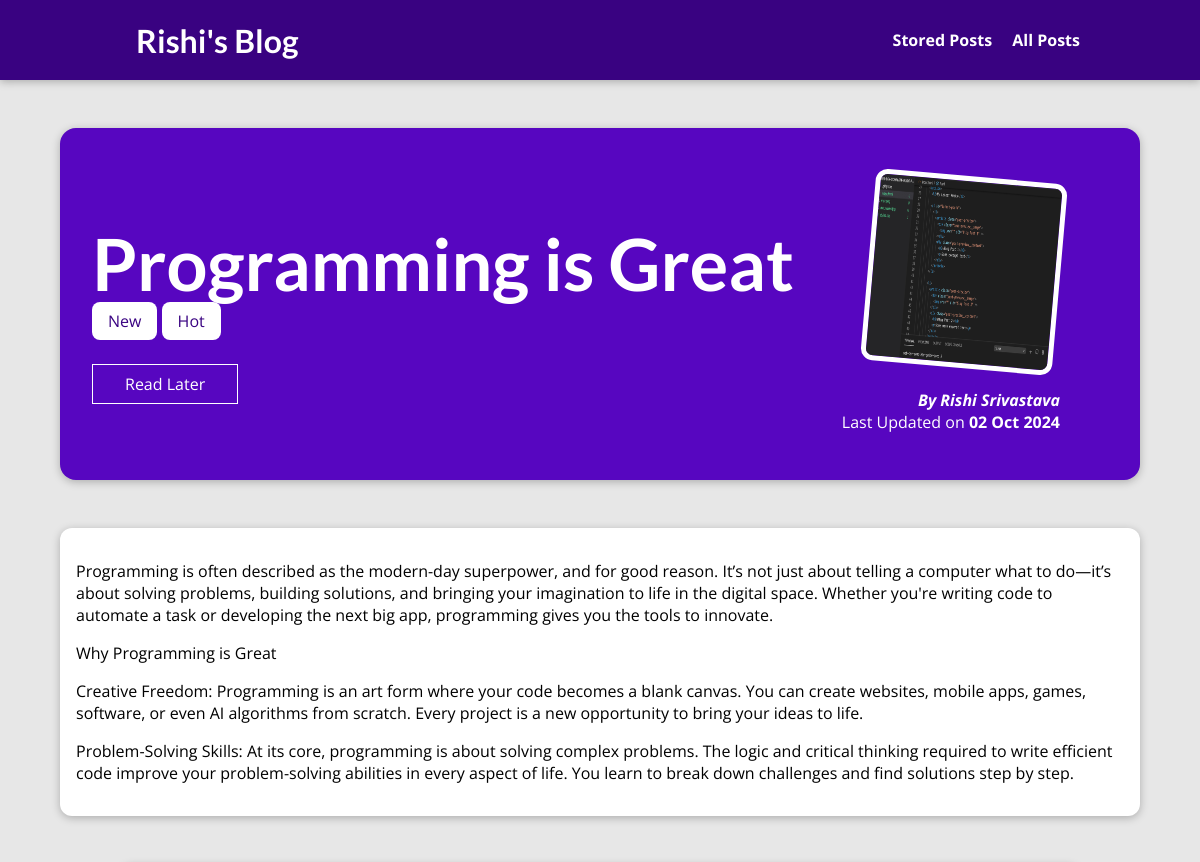
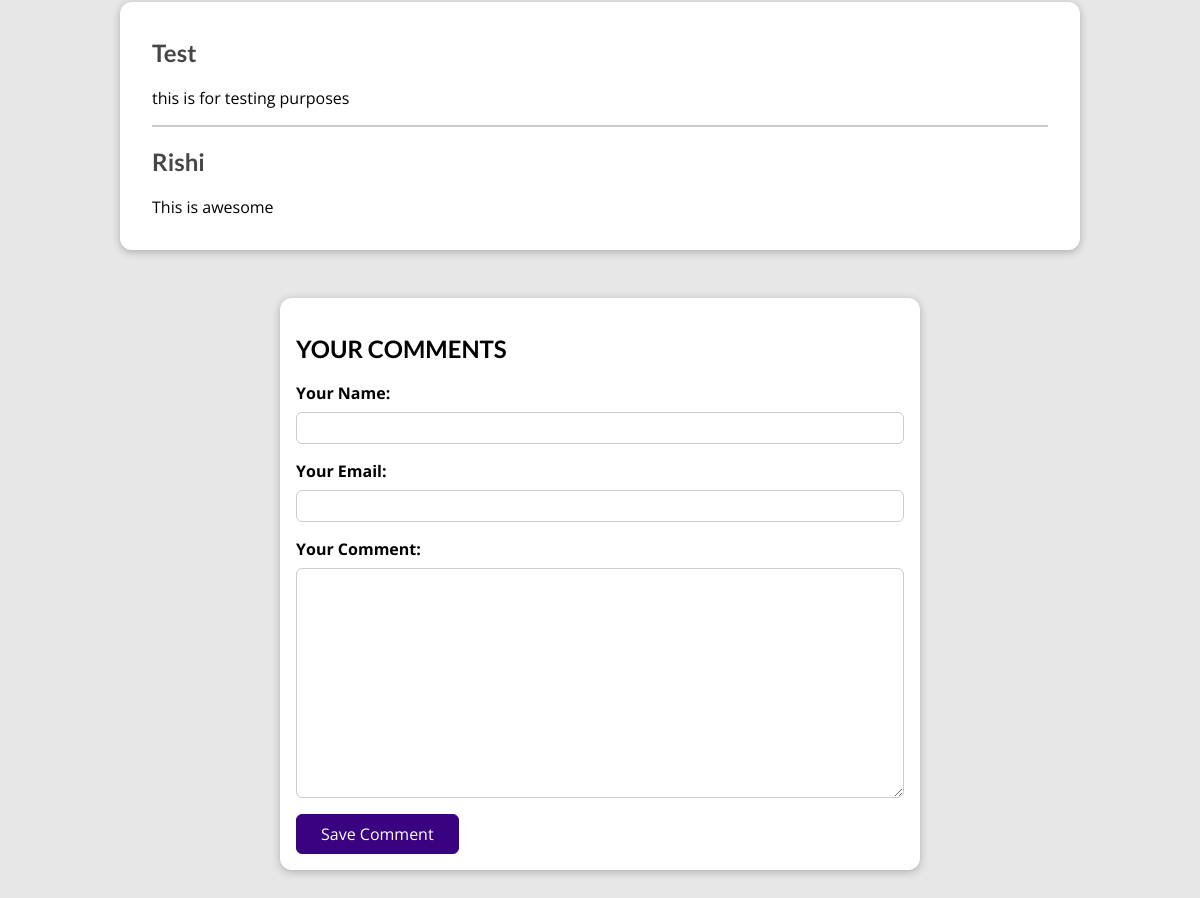
Page /posts/programming-is-fun on the committed database (2 pictures, top to bottom).
### blog/models.py (models this page shows, shortened)
class Post(models.Model):
    title = models.CharField(max_length=150)
    excerpt = models.CharField(max_length=200)
    image = models.ImageField(upload_to="posts", null=True)
    date = models.DateField(auto_now=True)
    slug = models.SlugField(unique=True, db_index=True)
    content = models.TextField(validators=[MinLengthValidator(10)])
    author = models.ForeignKey(
        Author, on_delete=models.SET_NULL,null=True, related_name="posts")
    tags = models.ManyToManyField(Tag)

class Tag(models.Model):
    caption = models.CharField(max_length=20)

class Author(models.Model):
    first_name = models.CharField(max_length=100)
    last_name = models.CharField(max_length=100)
    email_address = models.EmailField()
    def full_name(self):
        return f"{self.first_name} {self.last_name}"
    def __str__(self):
        return self.full_name()

class Comment(models.Model):
    user_name = models.CharField(max_length = 120)
    user_email = models.EmailField()
    text = models.TextField(max_length=400)
    post = models.ForeignKey(Post, on_delete=models.CASCADE, related_name="comments")

### blog/views.py (the view, shortened to what this page needs)
# urls.py: path("posts/<slug:slug>",views.SinglePostView.as_view(),name="post-detail-page"),
class SinglePostView(View):
    def is_stored_post(self,request, post_id):
        stored_posts = request.session.get("stored_posts")
        if stored_posts is not None:
            is_save_for_later = post_id in stored_posts
        else:
            is_save_for_later = False
        return is_save_for_later
    def get(self, request, slug):
        post = Post.objects.get(slug=slug)
        context = {
            "post": post,
            "post_tags": post.tags.all(),
            "comment_form": CommentForm(),
            "comments": post.comments.all().order_by("-id"),
            "saved_later":self.is_stored_post(request,post.id)
        }
        return render(request, "blog/post-detail.html", context)

### blog/forms.py
class CommentForm(forms.ModelForm):
    class Meta:
        model = Comment
        exclude = ["post"]
        labels = {
            "user_name" : "Your Name",
            "user_email": "Your Email",
            "text":"Your Comment"
            }

### blog/templates/blog/post-detail.html (shortened to what this page needs)
{%extends "base.html"%}
{%load static%}
{% block css_files %}
<link rel="stylesheet" href="{% static "blog/post-detail.css" %}"/>
{%endblock%}
{%block content%}
    <section id="summary">
        <h2>{{post.title}}</h2>
        <div>
            {%for tag in post_tags%}
            <span class="tag">{{tag.caption}}</span>
            {%endfor%}
        </div>
        <div id="read-later">
            <form action="{% url "read-later" %}" method="POST">
                <button>
                    {%if saved_later%}
                        Remove from "Read Later"
                    {%else%}
                        Read Later
                    {%endif%}
                </button>
            </form>
        </div>
        <article>
            <img src="{{ post.image.url }}" alt="{{post.title}}"/>
            <address>By <a href="mailto:{{post.author.email_address}}">{{post.author}}</a></address>
            <div>
                Last Updated on <time>{{post.date | date:"d M Y"}}</time>
            </div>
        </article>
    </section>
    <main>
           {{post.content |linebreaks}}
    </main>
    <section id="comments">
        <ul>
            {%for comment in comments%}
            <li>
                <h2>{{ comment.user_name }}</h1>
                <p>{{comment.text|linebreaks}}</p>
            </li>
            {%endfor%}
        </ul>
    </section>
    <section id="comment-form">
        <form action="{% url "post-detail-page" post.slug %}" method="POST">
            <h1>YOUR COMMENTS</h1>
            {% for form_field in comment_form  %}
                <div class="form-control {%if form_field.errors%}invalid{%endif%}">
                    {{ form_field.label_tag }}
                    {{ form_field }}
                </div>
            {%endfor%}
            <button>Save Comment</button>
        </form>
    </section>
{%endblock %}

### templates/base.html (shortened to what this page needs)
{%load static%}
<!DOCTYPE html>
<html lang="en">
    <head>
        <link rel="stylesheet" href="{% static "app.css" %}" >
        {% block css_files %}
         {% endblock %}
    </head>
    <body>
        <header id="main-navigation">
            <h1><a href="{% url "starting-page"%}"> Rishi's Blog </a></h1>
            <nav>
              <a href="{% url "read-later" %}">Stored Posts</a>
              <a href="{% url "posts-page" %}">All Posts</a>
            </nav>
          </header>
        {% block content %}
        {% endblock %}
    </body>
</html>

### static/app.css (style rules this page uses)
* { box-sizing: border-box; }
html { font-family: 'Open Sans', 'Lato', sans-serif; }
body { margin: 0; }
h1, h2, h3 { font-family: 'Lato', sans-serif; font-weight: bold; }
#main-navigation { width: 100%; height: 5rem; display: flex; justify-content: space-between; align-items: center; padding: 0 10%; position: absolute; top: 0; left: 0; }
#main-navigation a { text-decoration: none; color: white; font-weight: bold; margin-left: 1rem; }

### blog/static/blog/post-detail.css (style rules this page uses)
body { background-color: #e7e7e7; }
#main-navigation { background-color: #390281; box-shadow: 0 2px 8px rgba(0, 0, 0, 0.25); }
#summary { margin: 8rem auto 3rem auto; padding: 2rem; width: 90%; max-width: 90rem; border-radius: 16px; background-color: #5706c0; position: relative; box-shadow: 0 2px 8px rgba(0, 0, 0, 0.25); height: 22rem; }
#summary h2 { color: white; font-size: 4.5rem; margin-bottom: 0.25rem; }
#summary article { position: absolute; top: 2rem; right: 3rem; padding: 1rem 2rem; border-radius: 12px; text-align: right; color: white; }
#summary article img { width: 12rem; height: 12rem; border-radius: 12px; transform: rotateZ(5deg); border: 5px solid white; margin-bottom: 1rem; }
#summary address { font-weight: bold; }
#summary a { color: white; text-decoration: none; }
#summary time { font-weight: bold; }
#read-later { margin: 2rem 0; }
#read-later button { background-color: transparent; border: 1px solid white; padding: 0.5rem 2rem; font: inherit; color: white; cursor: pointer; }
main { width: 90%; max-width: 90rem; margin: 3rem auto; background-color: white; padding: 1rem; border-radius: 12px; box-shadow: 0 2px 8px rgba(0, 0, 0, 0.25); }
.tag { background-color: white; color: #390281; padding: 0.5rem 1rem; border-radius: 8px; }
#comment-form { margin: 3rem auto; width: 90%; max-width: 40rem; border-radius: 12px; background-color: white; box-shadow: 0 2px 8px rgba(0, 0, 0, 0.25); padding: 1rem; }
#comment-form button { font: inherit; background-color: #390281; color: white; border: 1px solid #390281; padding: 0.5rem 1.5rem; border-radius: 6px; cursor: pointer; }
.form-control { margin-bottom: 1rem; }
.form-control label { font-weight: bold; margin-bottom: 0.5rem; display: block; }
.form-control input, .form-control textarea { display: block; width: 100%; font: inherit; padding: 0.25rem; border-radius: 6px; border: 1px solid #ccc; }
#comments { margin: 3rem auto; width: 90%; max-width: 60rem; border-radius: 12px; background-color: white; box-shadow: 0 2px 8px rgba(0, 0, 0, 0.25); padding: 1rem 2rem; }
#comments ul { list-style: none; margin: 0; padding: 0; }
#comments li { margin-bottom: 1rem; border-bottom: 2px solid #ccc; }
#comments li:last-of-type { border-bottom: none; }
#comments h2 { color: #464646; }

### rows in the picture
Post: title "Programming is Great", image (picture), author "Rishi Srivastava", date "02 Oct 2024", content "Programming is often described as the modern-day superpower, and for good reason. It’s not just about telling a computer what to do—it’s about solving problems, building solutions, and bringing your imagination to life in the digital space. Whether you're writing code to automate a task or developing the next big app, programming gives you the tools to innovate. Why Programming is Great Creative Freedom: Programming is an art form where your code becomes a blank canvas. You can create websites, mobile apps, games, software, or even AI algorithms from scratch. Every project is a new opportunity to bring your ideas to life. Problem-Solving Skills: At its core, programming is about solving…"
Tag: caption "New"
Tag: caption "Hot"
Comment: user_name "Test", text "this is for testing purposes"
Comment: user_name "Rishi", text "This is awesome"
